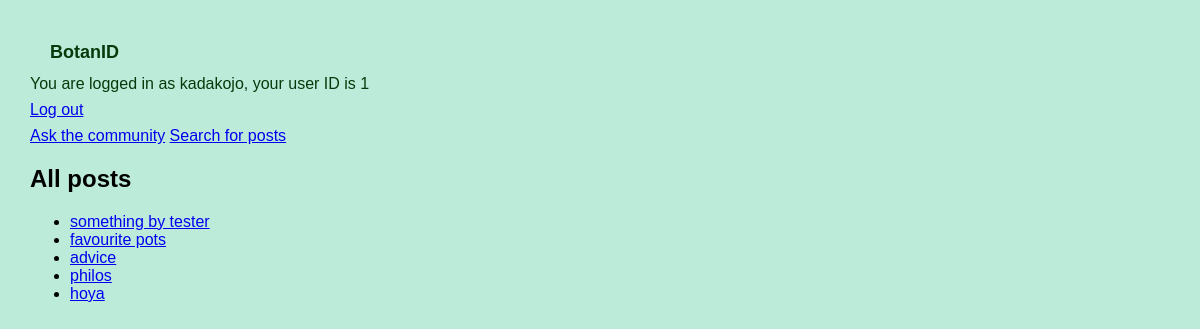
The page / (signed in) on the database its author committed.
### tables this page shows
CREATE TABLE "posts" (`id` INTEGER PRIMARY KEY, `title` TEXT, `description` TEXT, `user_id` INTEGER REFERENCES `users`(`id`));

### app.py (the view)
@app.route("/")
def index():
    all_posts = posts.get_posts()
    return render_template("index.html", posts=all_posts)

### db.py (called while the page is built)
def get_connection():
    con = sqlite3.connect("database.db")
    con.execute("PRAGMA foreign_keys = ON")
    con.row_factory = sqlite3.Row
    return con

def query(sql, params=[]):
    con = get_connection()
    result = con.execute(sql, params).fetchall()
    con.close()
    return result

### posts.py (called while the page is built)
def get_posts():
    sql = "SELECT id, title FROM posts ORDER BY id DESC"
    return db.query(sql)

### templates/index.html (shortened to what this page needs)
<!DOCTYPE html>
<html>
<head>
  <link rel="stylesheet" href="mystyle.css">
</head>
<body>
  <h1>BotanID</h1>
  {% if session.username %}
  <p>
    You are logged in as {{ session.username }}, your user ID is {{ session.user_id }}
  </p>
  {% endif %}
  <p>
    {% if session.username %}
    <a href="/logout"> Log out </a>
    {% endif %}
  </p>
  <p>
    <a href="/new_post">Ask the community</a>
    <a href="/find_post">Search for posts</a>
  </p>
  <h2>All posts</h2>
  <ul>
      {% for post in posts %}
      <li><a href="/post/{{ post.id }}">{{ post.title }}</a></li>
      {% endfor %}
  </ul>
</body>
</html>

### templates/mystyle.css (style rules this page uses)
body { background-color: rgb(189, 235, 218); font-family: sans-serif; font-size: medium; padding: 2.5vw; margin: 0; }
h1 { color: rgb(6, 58, 10); margin-left: 20px; font-size: large; }
p { color: rgb(6, 58, 10); margin: 0.5em 0; }

### rows shown on the page
posts: title "something by tester"
posts: title "favourite pots"
posts: title "advice"
posts: title "philos"
posts: title "hoya"

### other values the page prints
{{ session.username }} "kadakojo"
{{ session.user_id }} "1"
